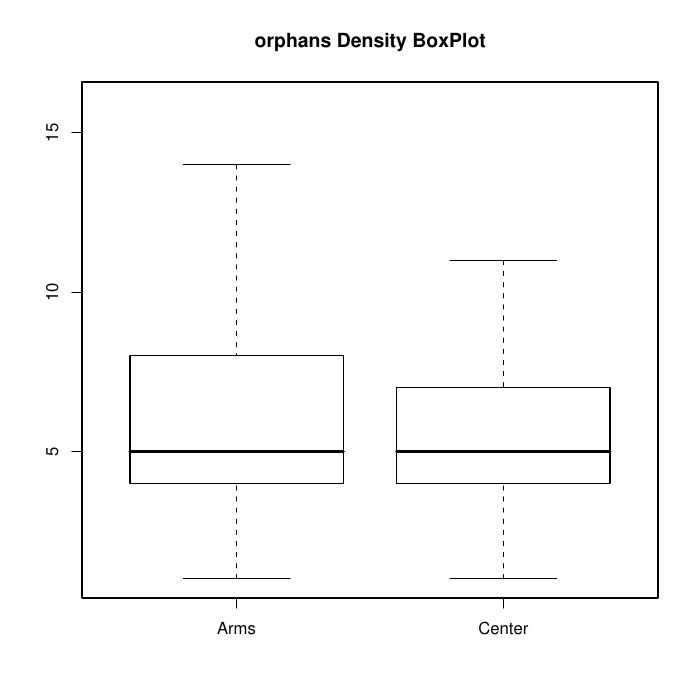

Here is the R script that generated this plot:
orphansarms <- read.table("orphans_arms.dat",header=T)
orphansctr <- read.table("orphans_center.dat",header=T)
pdf("orphans.pdf")
boxplot(orphansarms$TOTAL,orphansctr$TOTAL,main="orphans Density BoxPlot", outline=FALSE, names=c("Arms","Center"))
